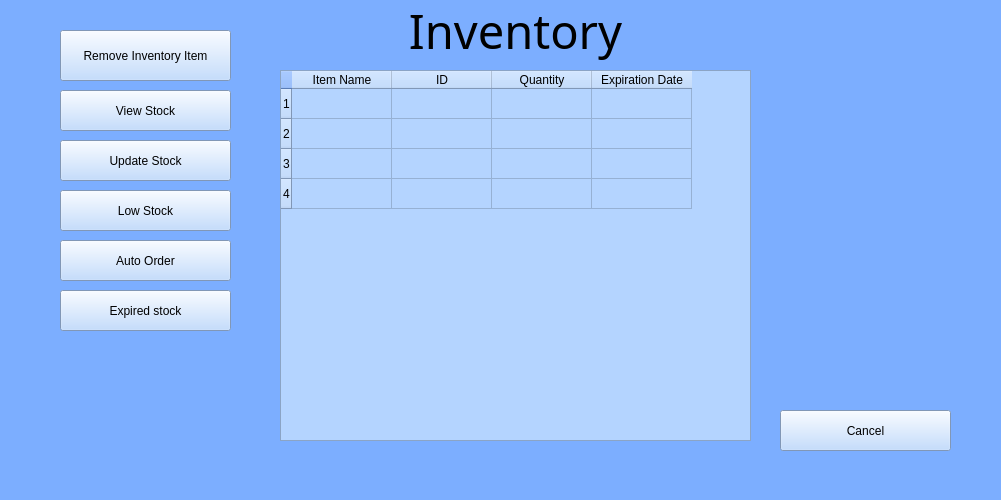
<?xml version="1.0" encoding="UTF-8"?>
<ui version="4.0">
 <class>MainWindow</class>
 <widget class="QMainWindow" name="MainWindow">
  <property name="geometry">
   <rect>
    <x>0</x>
    <y>0</y>
    <width>1001</width>
    <height>500</height>
   </rect>
  </property>
  <property name="sizePolicy">
   <sizepolicy hsizetype="Fixed" vsizetype="Fixed">
    <horstretch>0</horstretch>
    <verstretch>0</verstretch>
   </sizepolicy>
  </property>
  <property name="minimumSize">
   <size>
    <width>1001</width>
    <height>450</height>
   </size>
  </property>
  <property name="maximumSize">
   <size>
    <width>1001</width>
    <height>500</height>
   </size>
  </property>
  <property name="windowTitle">
   <string>MainWindow</string>
  </property>
  <property name="styleSheet">
   <string notr="true">background-color: rgb(124, 174, 255);
</string>
  </property>
  <widget class="QWidget" name="centralwidget">
   <widget class="QLabel" name="label_3">
    <property name="geometry">
     <rect>
      <x>190</x>
      <y>0</y>
      <width>651</width>
      <height>61</height>
     </rect>
    </property>
    <property name="sizePolicy">
     <sizepolicy hsizetype="Fixed" vsizetype="Fixed">
      <horstretch>0</horstretch>
      <verstretch>0</verstretch>
     </sizepolicy>
    </property>
    <property name="font">
     <font>
      <family>Perpetua</family>
      <pointsize>35</pointsize>
      <weight>9</weight>
      <italic>false</italic>
      <bold>false</bold>
     </font>
    </property>
    <property name="styleSheet">
     <string notr="true">font: 75 35pt &quot;Perpetua&quot;;</string>
    </property>
    <property name="text">
     <string>Inventory</string>
    </property>
    <property name="alignment">
     <set>Qt::AlignCenter</set>
    </property>
    <property name="wordWrap">
     <bool>true</bool>
    </property>
   </widget>
   <widget class="QLabel" name="label_4">
    <property name="geometry">
     <rect>
      <x>760</x>
      <y>80</y>
      <width>211</width>
      <height>201</height>
     </rect>
    </property>
    <property name="text">
     <string/>
    </property>
    <property name="textFormat">
     <enum>Qt::RichText</enum>
    </property>
    <property name="pixmap">
     <pixmap resource="../resources/pharm.qrc">:/newPrefix/computer.png</pixmap>
    </property>
    <property name="scaledContents">
     <bool>true</bool>
    </property>
   </widget>
   <widget class="QPushButton" name="cancelButton">
    <property name="geometry">
     <rect>
      <x>780</x>
      <y>410</y>
      <width>171</width>
      <height>41</height>
     </rect>
    </property>
    <property name="sizePolicy">
     <sizepolicy hsizetype="Fixed" vsizetype="Fixed">
      <horstretch>0</horstretch>
      <verstretch>0</verstretch>
     </sizepolicy>
    </property>
    <property name="styleSheet">
     <string notr="true">background-color: rgb(180, 212, 255);</string>
    </property>
    <property name="text">
     <string>Cancel</string>
    </property>
    <property name="icon">
     <iconset resource="../resources/pharm.qrc">
      <normaloff>:/newPrefix/right.png</normaloff>:/newPrefix/right.png</iconset>
    </property>
    <property name="iconSize">
     <size>
      <width>25</width>
      <height>25</height>
     </size>
    </property>
   </widget>
   <widget class="QTableWidget" name="ItemsTable">
    <property name="geometry">
     <rect>
      <x>280</x>
      <y>70</y>
      <width>471</width>
      <height>371</height>
     </rect>
    </property>
    <property name="sizePolicy">
     <sizepolicy hsizetype="Fixed" vsizetype="Fixed">
      <horstretch>0</horstretch>
      <verstretch>0</verstretch>
     </sizepolicy>
    </property>
    <property name="autoFillBackground">
     <bool>false</bool>
    </property>
    <property name="styleSheet">
     <string notr="true">background-color: rgb(180, 212, 255);</string>
    </property>
    <row>
     <property name="text">
      <string>1</string>
     </property>
    </row>
    <row>
     <property name="text">
      <string>2</string>
     </property>
    </row>
    <row>
     <property name="text">
      <string>3</string>
     </property>
    </row>
    <row>
     <property name="text">
      <string>4</string>
     </property>
    </row>
    <column>
     <property name="text">
      <string>Item Name</string>
     </property>
     <property name="background">
      <color>
       <red>176</red>
       <green>208</green>
       <blue>250</blue>
      </color>
     </property>
    </column>
    <column>
     <property name="text">
      <string>ID</string>
     </property>
    </column>
    <column>
     <property name="text">
      <string>Quantity</string>
     </property>
    </column>
    <column>
     <property name="text">
      <string>Expiration Date</string>
     </property>
    </column>
   </widget>
   <widget class="QPushButton" name="updateStockButton">
    <property name="geometry">
     <rect>
      <x>60</x>
      <y>140</y>
      <width>171</width>
      <height>41</height>
     </rect>
    </property>
    <property name="sizePolicy">
     <sizepolicy hsizetype="Fixed" vsizetype="Fixed">
      <horstretch>0</horstretch>
      <verstretch>0</verstretch>
     </sizepolicy>
    </property>
    <property name="styleSheet">
     <string notr="true">background-color: rgb(180, 212, 255);</string>
    </property>
    <property name="text">
     <string>Update Stock</string>
    </property>
    <property name="icon">
     <iconset resource="../resources/pharm.qrc">
      <normaloff>:/newPrefix/floppy-disk.png</normaloff>:/newPrefix/floppy-disk.png</iconset>
    </property>
    <property name="iconSize">
     <size>
      <width>25</width>
      <height>25</height>
     </size>
    </property>
   </widget>
   <widget class="QPushButton" name="viewStockButton">
    <property name="geometry">
     <rect>
      <x>60</x>
      <y>90</y>
      <width>171</width>
      <height>41</height>
     </rect>
    </property>
    <property name="sizePolicy">
     <sizepolicy hsizetype="Fixed" vsizetype="Fixed">
      <horstretch>0</horstretch>
      <verstretch>0</verstretch>
     </sizepolicy>
    </property>
    <property name="styleSheet">
     <string notr="true">background-color: rgb(180, 212, 255);</string>
    </property>
    <property name="text">
     <string>View Stock</string>
    </property>
    <property name="icon">
     <iconset resource="../resources/pharm.qrc">
      <normaloff>:/newPrefix/pharmacist.png</normaloff>:/newPrefix/pharmacist.png</iconset>
    </property>
    <property name="iconSize">
     <size>
      <width>25</width>
      <height>25</height>
     </size>
    </property>
   </widget>
   <widget class="QPushButton" name="autoOrderButton">
    <property name="geometry">
     <rect>
      <x>60</x>
      <y>240</y>
      <width>171</width>
      <height>41</height>
     </rect>
    </property>
    <property name="sizePolicy">
     <sizepolicy hsizetype="Fixed" vsizetype="Fixed">
      <horstretch>0</horstretch>
      <verstretch>0</verstretch>
     </sizepolicy>
    </property>
    <property name="styleSheet">
     <string notr="true">background-color: rgb(180, 212, 255);</string>
    </property>
    <property name="text">
     <string>Auto Order</string>
    </property>
    <property name="icon">
     <iconset resource="../resources/pharm.qrc">
      <normaloff>:/newPrefix/treatment.png</normaloff>:/newPrefix/treatment.png</iconset>
    </property>
    <property name="iconSize">
     <size>
      <width>25</width>
      <height>25</height>
     </size>
    </property>
   </widget>
   <widget class="QPushButton" name="lowStockButton">
    <property name="geometry">
     <rect>
      <x>60</x>
      <y>190</y>
      <width>171</width>
      <height>41</height>
     </rect>
    </property>
    <property name="sizePolicy">
     <sizepolicy hsizetype="Fixed" vsizetype="Fixed">
      <horstretch>0</horstretch>
      <verstretch>0</verstretch>
     </sizepolicy>
    </property>
    <property name="styleSheet">
     <string notr="true">background-color: rgb(180, 212, 255);</string>
    </property>
    <property name="text">
     <string>Low Stock</string>
    </property>
    <property name="icon">
     <iconset resource="../resources/pharm.qrc">
      <normaloff>:/newPrefix/information.png</normaloff>:/newPrefix/information.png</iconset>
    </property>
    <property name="iconSize">
     <size>
      <width>25</width>
      <height>25</height>
     </size>
    </property>
   </widget>
   <widget class="QPushButton" name="removeItem">
    <property name="geometry">
     <rect>
      <x>60</x>
      <y>30</y>
      <width>171</width>
      <height>51</height>
     </rect>
    </property>
    <property name="sizePolicy">
     <sizepolicy hsizetype="Fixed" vsizetype="Fixed">
      <horstretch>0</horstretch>
      <verstretch>0</verstretch>
     </sizepolicy>
    </property>
    <property name="styleSheet">
     <string notr="true">background-color: rgb(180, 212, 255);</string>
    </property>
    <property name="text">
     <string>Remove Inventory Item</string>
    </property>
    <property name="icon">
     <iconset resource="../resources/pharm.qrc">
      <normaloff>:/newPrefix/user.png</normaloff>:/newPrefix/user.png</iconset>
    </property>
    <property name="iconSize">
     <size>
      <width>25</width>
      <height>25</height>
     </size>
    </property>
   </widget>
   <widget class="QPushButton" name="exp_date">
    <property name="geometry">
     <rect>
      <x>60</x>
      <y>290</y>
      <width>171</width>
      <height>41</height>
     </rect>
    </property>
    <property name="sizePolicy">
     <sizepolicy hsizetype="Fixed" vsizetype="Fixed">
      <horstretch>0</horstretch>
      <verstretch>0</verstretch>
     </sizepolicy>
    </property>
    <property name="styleSheet">
     <string notr="true">background-color: rgb(180, 212, 255);</string>
    </property>
    <property name="text">
     <string>Expired stock</string>
    </property>
    <property name="iconSize">
     <size>
      <width>25</width>
      <height>25</height>
     </size>
    </property>
   </widget>
  </widget>
  <widget class="QMenuBar" name="menubar">
   <property name="geometry">
    <rect>
     <x>0</x>
     <y>0</y>
     <width>1001</width>
     <height>24</height>
    </rect>
   </property>
  </widget>
  <widget class="QStatusBar" name="statusbar"/>
 </widget>
 <resources>
  <include location="../resources/pharm.qrc"/>
 </resources>
 <connections/>
</ui>
